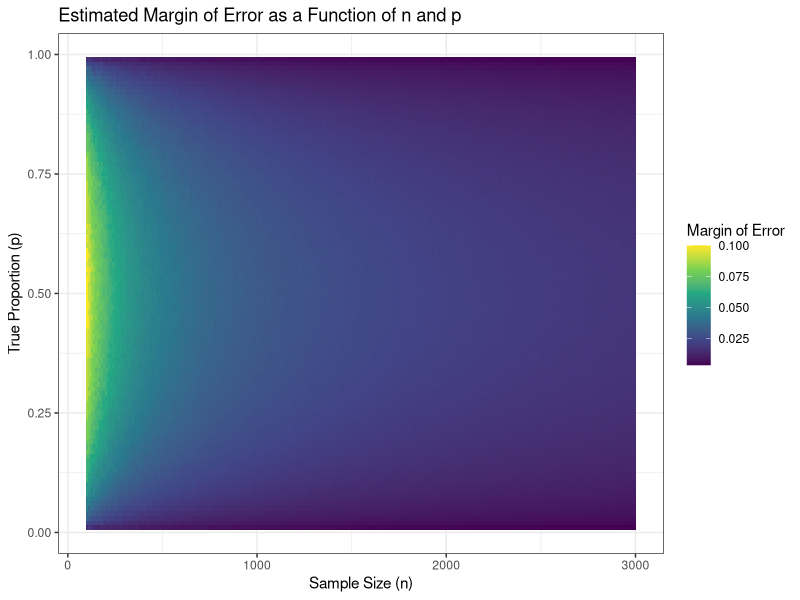

Generate this figure with R:
################################################################################
# Lab 10
# Caroline Devine
################################################################################

################################################################################
# Part 1: Basic Simulation
################################################################################
library(tidyverse)
library(patchwork)
library(nleqslv)

# True Probability
true.p <- 0.39

### First Sample Size ###
sample.size <- 1004
polls <- 10000

satisfied <- rbinom(polls, size = sample.size, prob = true.p)
proportion.satisfied <- satisfied/sample.size

og.sample <- tibble(proportion = proportion.satisfied)

sample.plot.1 <- ggplot(data = og.sample) + 
  geom_histogram(aes(x=proportion, y=after_stat(density)),
                 binwidth = 0.005,
                 color="grey")+
  geom_density(aes(x = proportion), color = "red")+
  geom_hline(yintercept=0)+
  theme_bw()+
  xlab("Sample Proportions")+
  ylab("Density")+
  ggtitle("Sampling Distribution (n = 1,004)")

#Shape is roughly normal (bell-shaped), centering around 0.39, symmetrical (small variation from random samping)
# Expected b/c of CLT 

# Range of the middle 95%
quant.nums <- quantile(proportion.satisfied, probs = c(0.025, 0.975))
range.middle <- quant.nums[2] - quant.nums[1]
margin.error <- range.middle/2
# This margin of error is approximately 3% which is lower than the 4% Gallup reported


### Second Sample Size ###
sample.size2 <- 2008 # doubled sample size

satisfied2 <- rbinom(polls, size = sample.size2, prob = true.p)
proportion.satisfied2 <- satisfied2/sample.size2

sample2 <- tibble(proportion = proportion.satisfied2)

sample.plot.2 <- ggplot(data = sample2) + 
  geom_histogram(aes(x=proportion, y=after_stat(density)),
                 binwidth = 0.005,
                 color="grey")+
  geom_density(aes(x = proportion), color = "red")+
  geom_hline(yintercept=0)+
  theme_bw()+
  xlab("Sample Proportions")+
  ylab("Density")+
  ggtitle("Sampling Distribution (n = 2,008)")

#Shape is roughly normal (bell-shaped), centering around 0.39, symmetrical (small variation from random samping)
# Expected b/c of CLT 

# Range of the middle 95%
quant.nums.2 <- quantile(proportion.satisfied2, probs = c(0.025, 0.975))
range.middle.2 <- quant.nums.2[2] - quant.nums.2[1]
margin.error.2 <- range.middle.2/2
# This margin of error is approximately 2.15% which is slightly higher than the 2% Gallup reported


# Two Samples Together
sample.distributions <- sample.plot.1 + sample.plot.2

# Table
table1 <- tibble(
  `Sample Size` = c(1004, 2008),
  `Range of middle 95%` = c(range.middle, range.middle.2), 
  `Margin of Error` = c(margin.error, margin.error.2)
)

################################################################################
# Part 2: Resampling
################################################################################

# Data from the Gallup Survey
samp.size <- 1004
perc.satisfied <- 0.39
perc.unsatisfied <- 0.59
perc.no.opinion <- 0.02 # is this relevant for the data

dat.gallup <- tibble(id = 1:samp.size,
                     response =  c(rep("satisfied", round(perc.satisfied*samp.size)),
                                   rep("unsatisfied", round(perc.unsatisfied*samp.size)),
                                   rep("no opinion", round(perc.no.opinion*samp.size)))
                    )

R <- 1000 # number of resamples
resamples <- tibble(p.hat = numeric(R))
for (i in 1:R){
  curr.resample <- sample(x = dat.gallup$response,
                          size = nrow(dat.gallup),
                          replace = TRUE)
  resamples$p.hat[i] <- mean(curr.resample == "satisfied")
}
resample.plot <- ggplot(resamples) + 
  geom_histogram(aes(x=p.hat, y=after_stat(density)),
                      bins = 30,
                      color="grey")+
  geom_density(aes(x = p.hat), color = "red")+
  geom_hline(yintercept=0)+
  theme_bw()+
  xlab(bquote(hat(p)))+
  ylab("Density")+
  ggtitle("Resampling Distribution of "~hat(p))


re.quant <- quantile(resamples$p.hat, probs = c(0.025, 0.975))
re.range.middle <- re.quant[2] - re.quant[1]
re.margin.error <- re.range.middle / 2

# Table for Resamples
table2 <- tibble(
  `Sample Size` = 1004,
  `Range of middle 95%` = re.range.middle, 
  `Margin of Error` = re.margin.error
)

################################################################################
# Part 3: Simulation over n and p
################################################################################
nvalues <- seq(100, 3000, by = 10)
pvalues <- seq(0.01, 0.99, by = 0.01)
polls <- 10000 # 10,000 simulations

new.results <- tibble(n = numeric(),
                      p = numeric(),
                      moe = numeric())

for (n in nvalues){
  for (p in pvalues){
    sample.proportions <- rbinom(polls, size = n, prob = p)/n
    quant <- quantile(sample.proportions, probs = c(0.025, 0.975))
    moe <- (quant[2]-quant[1])/2
    
    new.results <- bind_rows(new.results,
                             tibble(n = n, p = p, moe = moe))
    
  }
}
view(new.results)

ggplot()+
  geom_raster(data = new.results, aes(x = n, y = p, fill = moe))+
  scale_fill_viridis_c(name = "Margin of Error")+
  theme_bw()+
  labs(
    title = "Estimated Margin of Error as a Function of n and p",
    x = "Sample Size (n)",
    y = "True Proportion (p)"
  )
